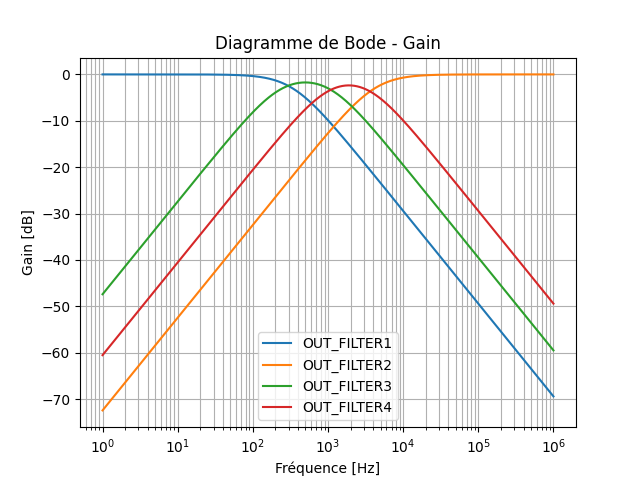

Generate this figure with Python:
import json
from pathlib import Path

import numpy as np
import matplotlib.pyplot as plt
from scipy import signal


VALUES_PATH = Path(__file__).with_name("valeurs_bode.json")


def load_values():
    if not VALUES_PATH.exists():
        return {}

    try:
        with VALUES_PATH.open("r", encoding="utf-8") as file:
            values = json.load(file)
    except (OSError, json.JSONDecodeError) as error:
        print(f"Impossible de lire {VALUES_PATH.name} : {error}")
        return {}

    if not isinstance(values, dict):
        print(f"{VALUES_PATH.name} doit contenir un objet JSON.")
        return {}

    return values


def _require_case(values: dict, case_key: str) -> dict:
    case_values = values.get(case_key)
    if not isinstance(case_values, dict):
        raise ValueError(
            f"Dans {VALUES_PATH.name}, la clé '{case_key}' doit contenir un objet JSON."
        )
    return case_values


def _require_float(case_values: dict, key: str, label: str) -> float:
    raw_value = case_values.get(key)
    if raw_value is None:
        raise ValueError(f"Valeur manquante dans {VALUES_PATH.name} : '{key}' ({label}).")
    try:
        return float(raw_value)
    except (TypeError, ValueError) as error:
        raise ValueError(
            f"Valeur invalide dans {VALUES_PATH.name} pour '{key}' ({label}) : {raw_value!r}."
        ) from error


def plot_gain(systems, title="Diagramme de Bode - Gain", f_min=1, f_max=1e6, points=2000):
    """Trace le gain (dB) de plusieurs fonctions de transfert sur un seul graphe."""

    f = np.logspace(np.log10(f_min), np.log10(f_max), points)
    w = 2 * np.pi * f

    plt.figure()
    for label, system in systems:
        _, mag, _ = signal.bode(system, w)
        plt.semilogx(f, mag, label=label)

    plt.grid(True, which="both")
    plt.xlabel("Fréquence [Hz]")
    plt.ylabel("Gain [dB]")
    plt.title(title)
    plt.legend()
    plt.show()


def build_filtre_1(values):
    case_values = _require_case(values, "filtre_1")
    R0 = _require_float(case_values, "R0_kohm", "R0 [kΩ]") * 1e3
    C0 = _require_float(case_values, "C0_nf", "C0 [nF]") * 1e-9

    tau = R0 * C0
    num = [1]
    den = [tau, 1]
    return "OUT_FILTER1", signal.TransferFunction(num, den)


def build_filtre_2(values):
    case_values = _require_case(values, "filtre_2")
    R1 = _require_float(case_values, "R1_kohm", "R1 [kΩ]") * 1e3
    C1 = _require_float(case_values, "C1_nf", "C1 [nF]") * 1e-9

    tau = R1 * C1
    num = [tau, 0]
    den = [tau, 1]
    return "OUT_FILTER2", signal.TransferFunction(num, den)


def build_filtre_3(values):
    case_values = _require_case(values, "filtre_3")
    R2 = _require_float(case_values, "R2_kohm", "R2 [kΩ]") * 1e3
    C2 = _require_float(case_values, "C2_nf", "C2 [nF]") * 1e-9
    R3 = _require_float(case_values, "R3_kohm", "R3 [kΩ]") * 1e3
    C3 = _require_float(case_values, "C3_nf", "C3 [nF]") * 1e-9

    num = [-R3 * C2, 0]
    den = [
        R2 * C2 * R3 * C3,
        R2 * C2 + R3 * C3,
        1,
    ]
    return "OUT_FILTER3", signal.TransferFunction(num, den)


def build_filtre_4(values):
    case_values = _require_case(values, "filtre_4")
    R4 = _require_float(case_values, "R4_kohm", "R4 [kΩ]") * 1e3
    C4 = _require_float(case_values, "C4_nf", "C4 [nF]") * 1e-9
    R5 = _require_float(case_values, "R5_kohm", "R5 [kΩ]") * 1e3
    C5 = _require_float(case_values, "C5_nf", "C5 [nF]") * 1e-9

    num = [-R5 * C4, 0]
    den = [
        R4 * C4 * R5 * C5,
        R4 * C4 + R5 * C5,
        1,
    ]
    return "OUT_FILTER4", signal.TransferFunction(num, den)


def main():
    values = load_values()

    if not values:
        print(
            f"Aucune valeur chargée depuis {VALUES_PATH.name}. "
            "Renseigne le fichier JSON puis relance."
        )
        return

    try:
        systems = [
            build_filtre_1(values),
            build_filtre_2(values),
            build_filtre_3(values),
            build_filtre_4(values),
        ]
    except ValueError as error:
        print(error)
        return

    plot_gain(systems)


if __name__ == "__main__":
    main()
